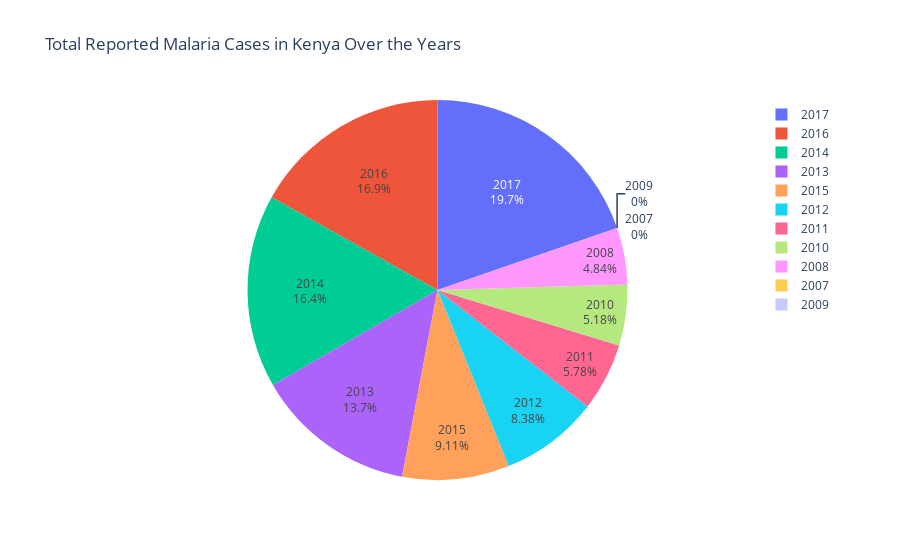
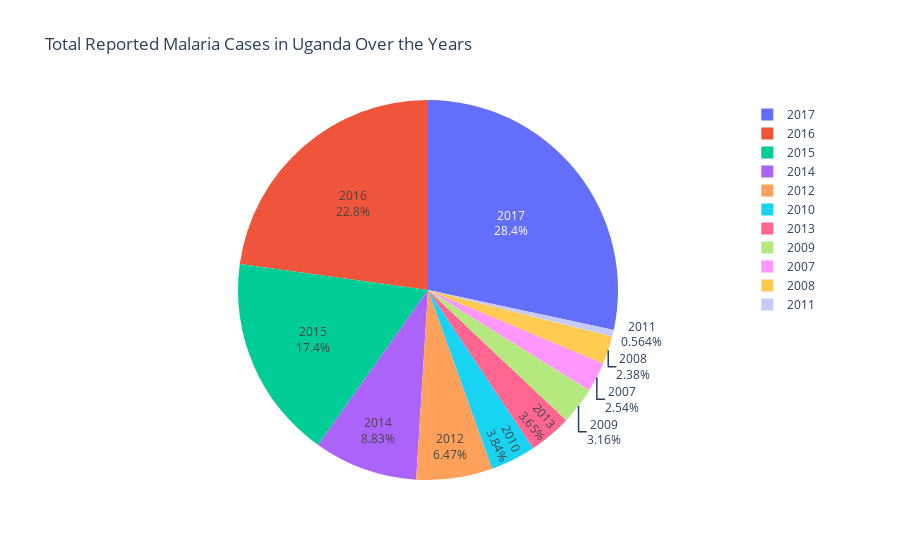
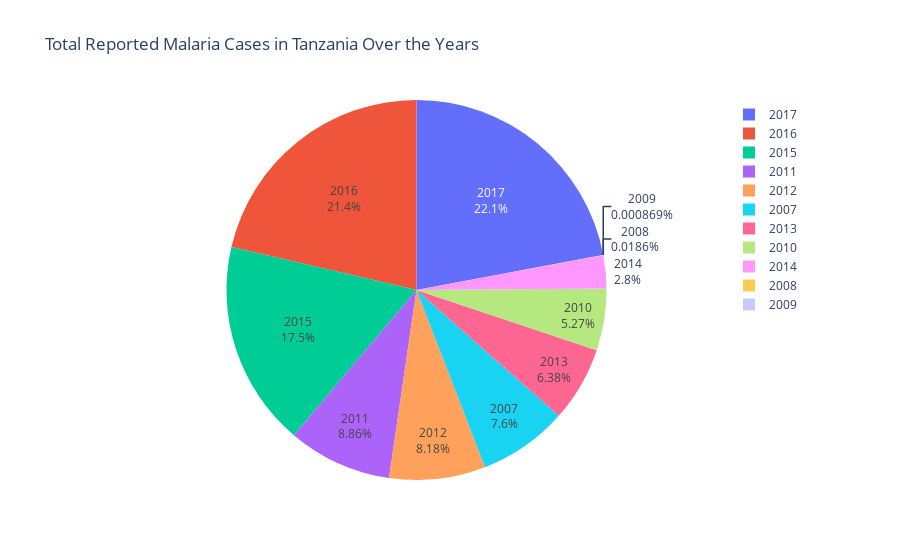
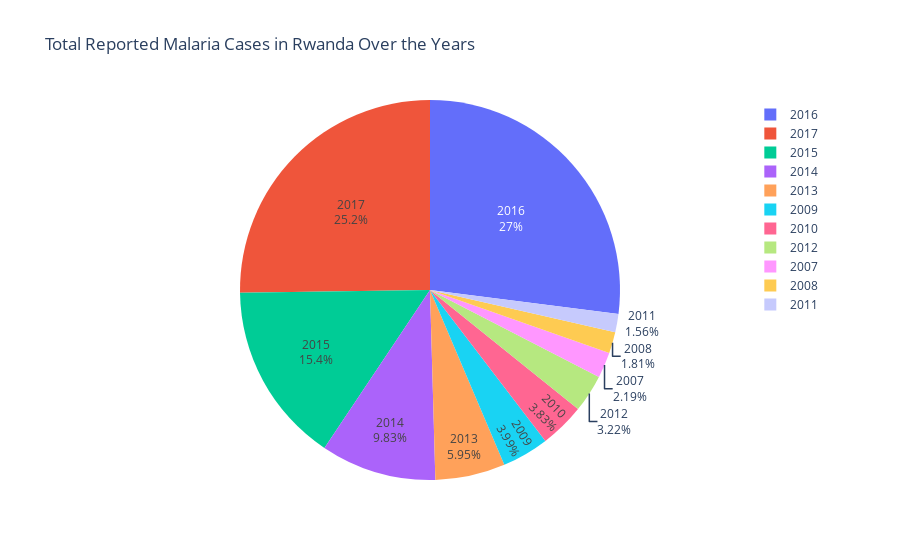

Write notebook code for charts like these, in order.
### Code cell
import plotly.express as px

east_african_countries = ['Kenya', 'Uganda', 'Tanzania', 'Rwanda', 'Burundi', 'South Sudan']

data_east_africa = malaria_df[malaria_df['cntry_name'].isin(east_african_countries)]

for country in east_african_countries:
    data_country = data_east_africa[data_east_africa['cntry_name'] == country]
    total_cases_country = data_country['malaria_cases'].sum()

    fig = px.pie(data_country, values='malaria_cases', names='yr', 
                 title=f'Total Reported Malaria Cases in {country} Over the Years',
                 hover_data=['malaria_cases'])

    fig.update_traces(textinfo='percent+label', hovertemplate='Year: %{label}<br>Cases: %{value}<br>Total Cases: ' + str(total_cases_country))

   
    fig.show()


highest_cases_country = data_east_africa.groupby('cntry_name')['malaria_cases'].sum().idxmax()
print(f"The country with the highest reported cases in East Africa is: {highest_cases_country}")

### Figure 1 — Plotly figure (JSON) as saved in the notebook; plotly's stock layout.template omitted (floating-point values rounded to 4 significant figures)
{"data": [{"customdata": [[0], [839903], [0], [898531], [1002805], [1453471], [2375129], [2851555], [1581168], [2931406], [3419883]], "domain": {"x": [0, 1], "y": [0, 1]}, "hovertemplate": "Year: %{label}<br>Cases: %{value}<br>Total Cases: 17353851", "labels": [2007, 2008, 2009, 2010, 2011, 2012, 2013, 2014, 2015, 2016, 2017], "legendgroup": "", "name": "", "showlegend": true, "textinfo": "percent+label", "type": "pie", "values": [0, 839903, 0, 898531, 1002805, 1453471, 2375129, 2851555, 1581168, 2931406, 3419883]}], "layout": {"legend": {"tracegroupgap": 0}, "title": {"text": "Total Reported Malaria Cases in Kenya Over the Years"}}}

### Figure 2 — Plotly figure (JSON) as saved in the notebook; plotly's stock layout.template omitted (floating-point values rounded to 4 significant figures)
{"data": [{"customdata": [[1045378], [979298], [1301337], [1581160], [231873], [2662258], [1502362], [3631939], [7137662], [9385132], [11667831]], "domain": {"x": [0, 1], "y": [0, 1]}, "hovertemplate": "Year: %{label}<br>Cases: %{value}<br>Total Cases: 41126230", "labels": [2007, 2008, 2009, 2010, 2011, 2012, 2013, 2014, 2015, 2016, 2017], "legendgroup": "", "name": "", "showlegend": true, "textinfo": "percent+label", "type": "pie", "values": [1045378, 979298, 1301337, 1581160, 231873, 2662258, 1502362, 3631939, 7137662, 9385132, 11667831]}], "layout": {"legend": {"tracegroupgap": 0}, "title": {"text": "Total Reported Malaria Cases in Uganda Over the Years"}}}

### Figure 3 — Plotly figure (JSON) as saved in the notebook; plotly's stock layout.template omitted (floating-point values rounded to 4 significant figures)
{"data": [{"customdata": [[1845917], [4508], [211], [1278998], [2150761], [1986955], [1550250], [680442], [4241364], [5188863], [5354819]], "domain": {"x": [0, 1], "y": [0, 1]}, "hovertemplate": "Year: %{label}<br>Cases: %{value}<br>Total Cases: 24283088", "labels": [2007, 2008, 2009, 2010, 2011, 2012, 2013, 2014, 2015, 2016, 2017], "legendgroup": "", "name": "", "showlegend": true, "textinfo": "percent+label", "type": "pie", "values": [1845917, 4508, 211, 1278998, 2150761, 1986955, 1550250, 680442, 4241364, 5188863, 5354819]}], "layout": {"legend": {"tracegroupgap": 0}, "title": {"text": "Total Reported Malaria Cases in Tanzania Over the Years"}}}

### Figure 4 — Plotly figure (JSON) as saved in the notebook; plotly's stock layout.template omitted (floating-point values rounded to 4 significant figures)
{"data": [{"customdata": [[382686], [316242], [698745], [669322], [273293], [563852], [1040557], [1719904], [2694566], [4725577], [4413473]], "domain": {"x": [0, 1], "y": [0, 1]}, "hovertemplate": "Year: %{label}<br>Cases: %{value}<br>Total Cases: 17498217", "labels": [2007, 2008, 2009, 2010, 2011, 2012, 2013, 2014, 2015, 2016, 2017], "legendgroup": "", "name": "", "showlegend": true, "textinfo": "percent+label", "type": "pie", "values": [382686, 316242, 698745, 669322, 273293, 563852, 1040557, 1719904, 2694566, 4725577, 4413473]}], "layout": {"legend": {"tracegroupgap": 0}, "title": {"text": "Total Reported Malaria Cases in Rwanda Over the Years"}}}
